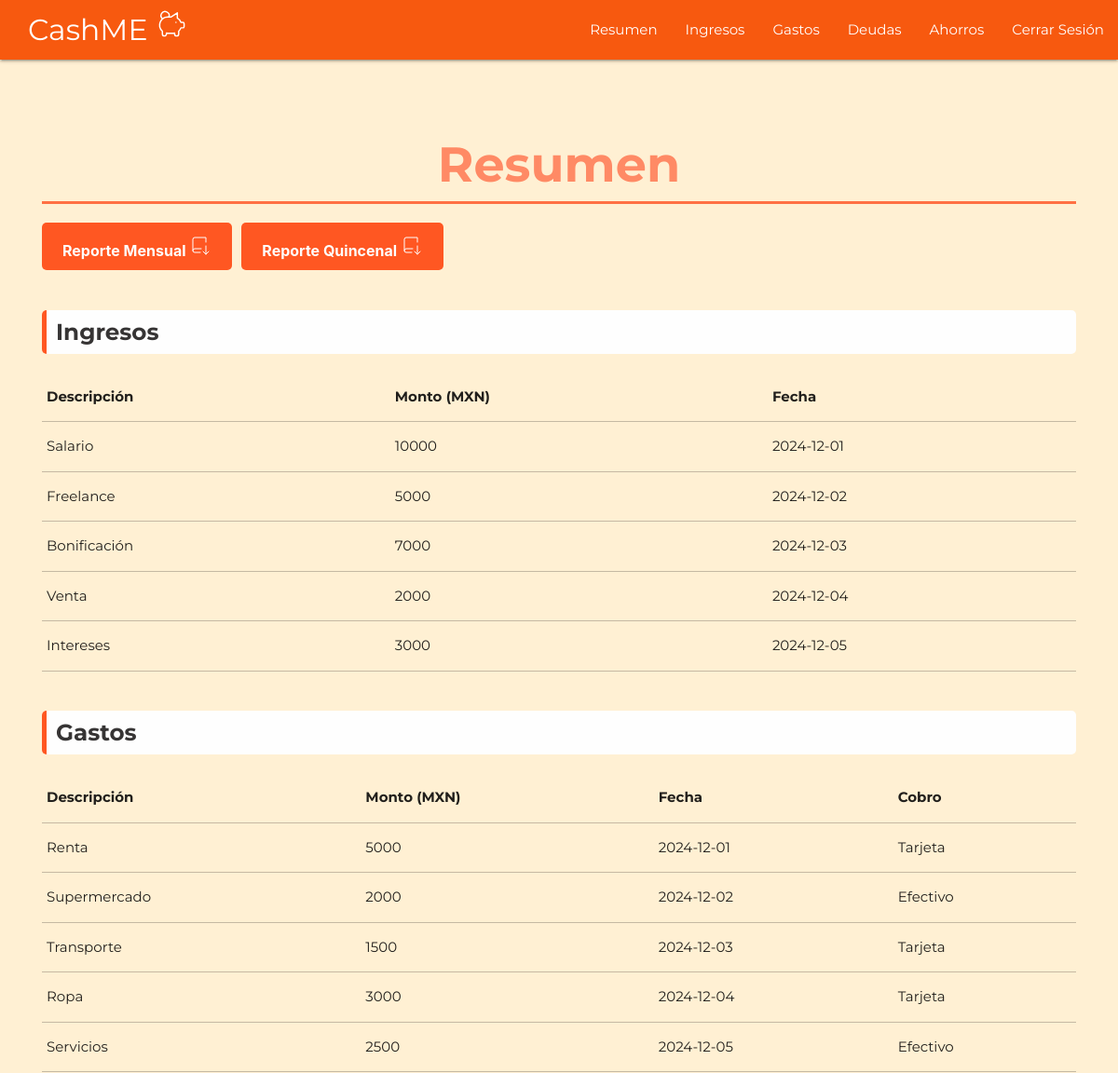
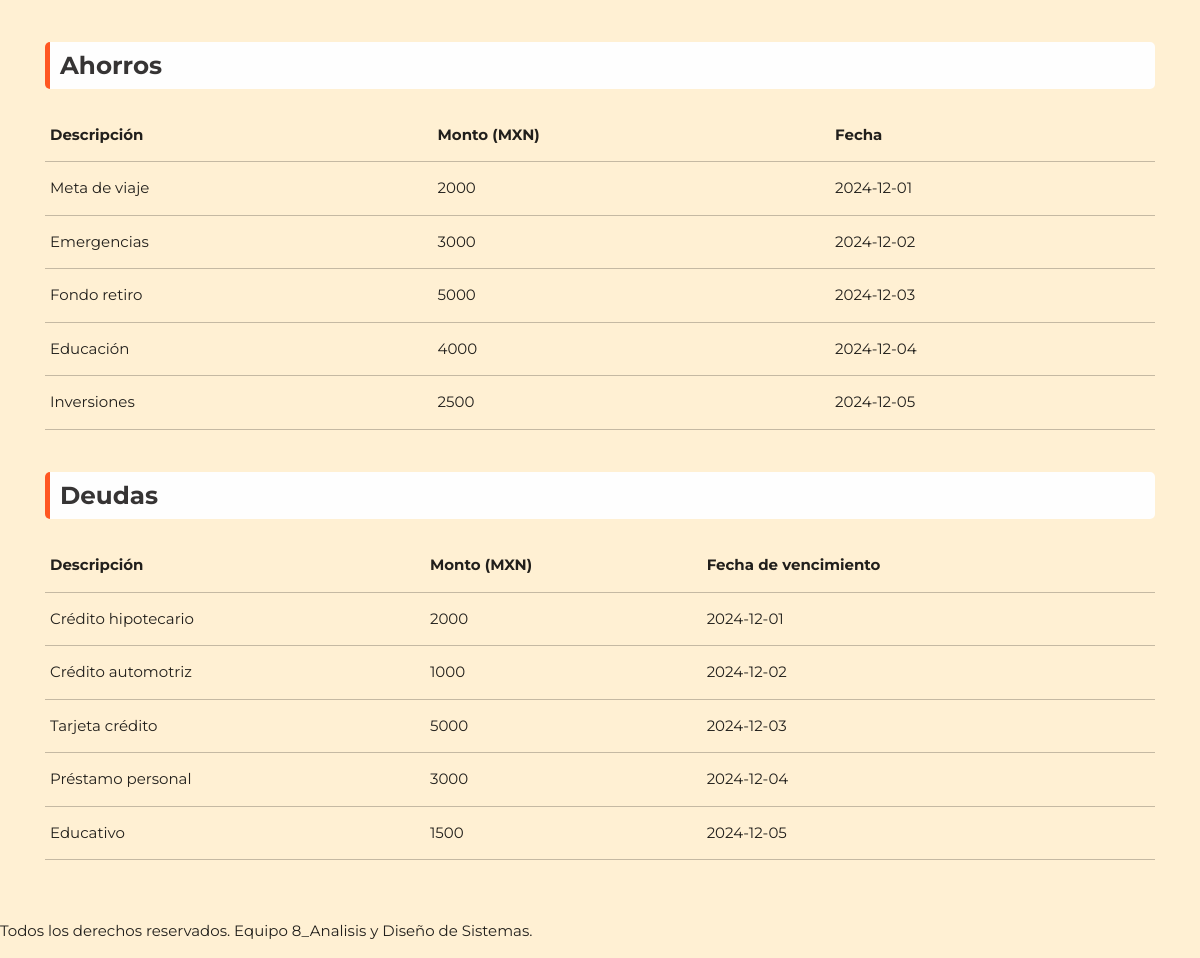
/resumen.php, run on an earlier commit of the app's database (2 pictures, top to bottom).
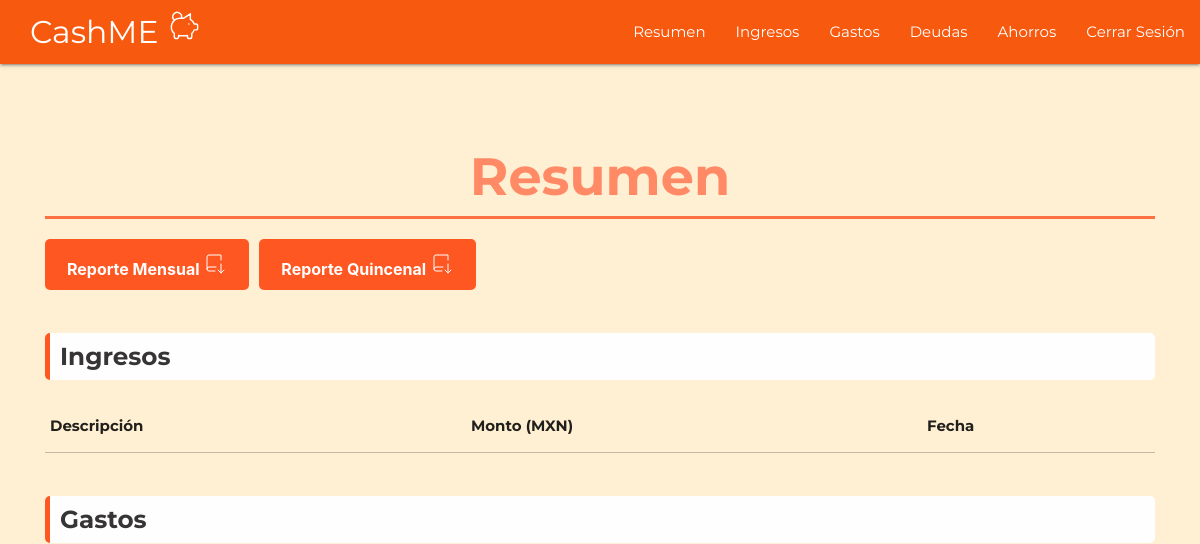
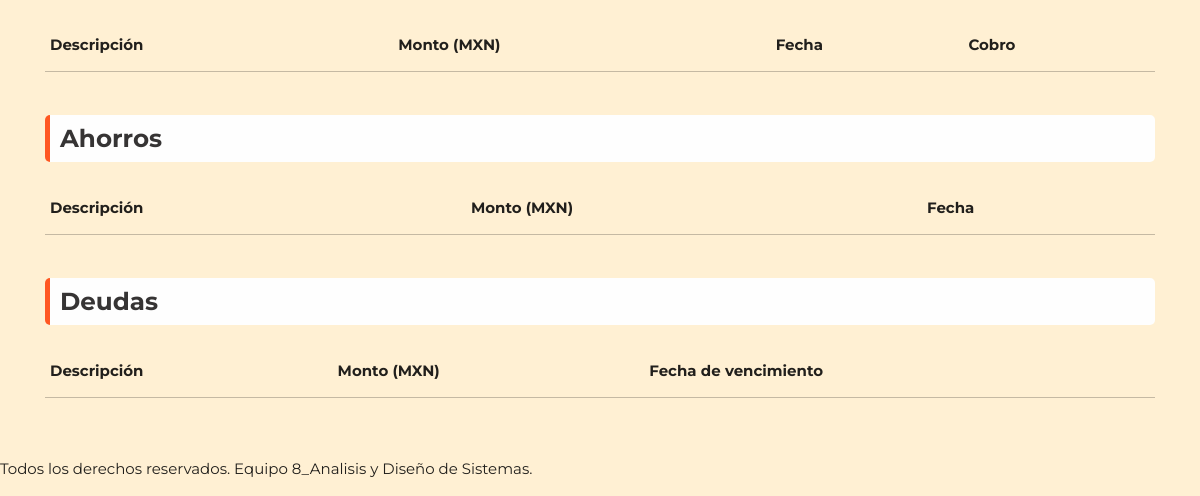
And on a later commit of the database (2 pictures, top to bottom).
### tables this page shows
CREATE TABLE IF NOT EXISTS `Ingreso` (
  `idIngreso` INT NOT NULL,
  `IngresoDesc` VARCHAR(45) NULL,
  `IngresoMonto` FLOAT NULL,
  `IngresoFecha` DATE NULL,
  `usuario_idUsuario` INT NOT NULL,
  PRIMARY KEY (`idIngreso`),
  INDEX `fk_Ingreso_usuario1_idx` (`usuario_idUsuario` ASC) VISIBLE,
  CONSTRAINT `fk_Ingreso_usuario1`
    FOREIGN KEY (`usuario_idUsuario`)
    REFERENCES `usuario` (`idUsuario`)
    ON DELETE NO ACTION
    ON UPDATE NO ACTION);

CREATE TABLE IF NOT EXISTS `Gasto` (
  `idGasto` INT NOT NULL,
  `GastoDesc` VARCHAR(45) NULL,
  `GastoMonto` FLOAT NULL,
  `GastoFecha` DATE NULL,
  `GastoCobro` VARCHAR(20) NULL,
  `usuario_idUsuario` INT NOT NULL,
  PRIMARY KEY (`idGasto`),
  INDEX `fk_Gasto_usuario1_idx` (`usuario_idUsuario` ASC) VISIBLE,
  CONSTRAINT `fk_Gasto_usuario1`
    FOREIGN KEY (`usuario_idUsuario`)
    REFERENCES `usuario` (`idUsuario`)
    ON DELETE NO ACTION
    ON UPDATE NO ACTION);

CREATE TABLE IF NOT EXISTS `Ahorro` (
  `idAhorro` INT NOT NULL,
  `AhorroDesc` VARCHAR(45) NULL,
  `AhorroMonto` FLOAT NULL,
  `AhorroFecha` DATE NULL,
  `usuario_idUsuario` INT NOT NULL,
  PRIMARY KEY (`idAhorro`),
  INDEX `fk_Ahorro_usuario1_idx` (`usuario_idUsuario` ASC) VISIBLE,
  CONSTRAINT `fk_Ahorro_usuario1`
    FOREIGN KEY (`usuario_idUsuario`)
    REFERENCES `usuario` (`idUsuario`)
    ON DELETE NO ACTION
    ON UPDATE NO ACTION);

CREATE TABLE IF NOT EXISTS `Deuda` (
  `idDeuda` INT NOT NULL,
  `DeudaDesc` VARCHAR(45) NULL,
  `DeudaMonto` FLOAT NULL,
  `DeudaFecha` DATE NULL,
  `usuario_idUsuario` INT NOT NULL,
  PRIMARY KEY (`idDeuda`),
  INDEX `fk_Deuda_usuario1_idx` (`usuario_idUsuario` ASC) VISIBLE,
  CONSTRAINT `fk_Deuda_usuario1`
    FOREIGN KEY (`usuario_idUsuario`)
    REFERENCES `usuario` (`idUsuario`)
    ON DELETE NO ACTION
    ON UPDATE NO ACTION);

### resumen.php (the view, shortened to what this page needs)
<?php
   $conexion = mysqli_connect("localhost","root","123456","dbcashme");
?>
<!DOCTYPE html>
<html lang="en">
<head>
    <link rel="stylesheet" href="https://cdnjs.cloudflare.com/ajax/libs/materialize/1.0.0/css/materialize.min.css">
    <link href="css/styles_01.css" rel="stylesheet">
</head>
<body>
    <nav>
        <div class="nav-wrapper">
            <a href="index.html" class="brand-logo">CashME </a>
            <ul id="nav-mobile" class="right hide-on-med-and-down">
            <li><a class="sombras" href="index.php">Resumen</a></li>
            <li><a class="sombras" href="ingresos.php">Ingresos</a></li>
            <li><a class="sombras" href="badges.html">Gastos</a></li>
            <li><a class="sombras" href="collapsible.html">Deudas</a></li>
            <li><a class="sombras" href="badges.html">Ahorros</a></li>
            <li><a id="cierre" href="collapsible.html">   Cerrar Sesión</a></li>
            </ul>
        </div>
    </nav>
    <section id="tabla-resumen">
        <div>
        <br>
            <div class="texto">
                <h5 class="center-align">Resumen</h5>
            </div>
            <div class="botones-reporte">
            <button class="boton-reporte">Reporte Mensual  </button>
            <button class="boton-reporte">Reporte Quincenal  </button>
            </div>
        <br>
        <div>
            <h5 class="left-align headings">Ingresos</h5>
        </div>
            <table class="highlight responsive-table">
                <tr>
                    <td><b>Descripción</b></td>
                    <td><b>Monto (MXN)</b></td>
                    <td><b>Fecha</b></td>
                <tr>
        <?php
            $consulta = "SELECT * FROM ingreso";
            $resultado = mysqli_query($conexion,$consulta);
            while($mostrar=mysqli_fetch_array($resultado)){
        ?>
                <tr>
                    <td><?php echo $mostrar['IngresoDesc']?></td>
                    <td><?php echo $mostrar['IngresoMonto']?></td>
                    <td><?php echo $mostrar['IngresoFecha']?></td>
                <tr>
        <?php
            }
        ?>
            </table>
        <br>
        <div>
            <h5 class="left-align headings">Gastos</h5>
        </div>
            <table class="highlight responsive-table">
                <tr>
                    <td><b>Descripción</b></td>
                    <td><b>Monto (MXN)</b></td>
                    <td><b>Fecha</b></td>
                    <td><b>Cobro</b></td>
                <tr>
        <?php
            $consulta = "SELECT * FROM gasto";
            $resultado = mysqli_query($conexion,$consulta);
            while($mostrar=mysqli_fetch_array($resultado)){
        ?>
                <tr>
                    <td><?php echo $mostrar['GastoDesc']?></td>
                    <td><?php echo $mostrar['GastoMonto']?></td>
                    <td><?php echo $mostrar['GastoFecha']?></td>
                    <td><?php echo $mostrar['GastoCobro']?></td>
                <tr>
        <?php
            }
        ?>
            </table>
        <br>
        <div>
            <h5 class="left-align headings">Ahorros</h5>
        </div>
            <table class="highlight responsive-table">
                <tr>
                    <td><b>Descripción</b></td>
                    <td><b>Monto (MXN)</b></td>
                    <td><b>Fecha</b></td>
                <tr>
        <?php
            $consulta = "SELECT * FROM ahorro";
            $resultado = mysqli_query($conexion,$consulta);
            while($mostrar=mysqli_fetch_array($resultado)){
        ?>
                <tr>
                    <td><?php echo $mostrar['AhorroDesc']?></td>
                    <td><?php echo $mostrar['AhorroMonto']?></td>
                    <td><?php echo $mostrar['AhorroFecha']?></td>
                <tr>
        <?php
            }
        ?>
            </table>
            <br>
        <div>
            <h5 class="left-align headings">Deudas</h5>
        </div>
            <table class="highlight responsive-table">
                <tr>
                    <td><b>Descripción</b></td>
                    <td><b>Monto (MXN)</b></td>
                    <td><b>Fecha de vencimiento</b></td>
                <tr>
        <?php
            $consulta = "SELECT * FROM deuda";
            $resultado = mysqli_query($conexion,$consulta);
            while($mostrar=mysqli_fetch_array($resultado)){
        ?>
                <tr>
                    <td><?php echo $mostrar['DeudaDesc']?></td>
                    <td><?php echo $mostrar['DeudaMonto']?></td>
                    <td><?php echo $mostrar['DeudaFecha']?></td>
                <tr>
        <?php
            }
        ?>
            </table>
        </div>
    </section>
    <footer>
        <p>Todos los derechos reservados. Equipo 8_Analisis y Diseño de Sistemas.</p>
    </footer>
</body>
</html>

What changed in the data, as far as the page shows it:
removed ingreso: IngresoDesc "Salario", IngresoMonto "10000", IngresoFecha "2024-12-01"
removed ingreso: IngresoDesc "Freelance", IngresoMonto "5000", IngresoFecha "2024-12-02"
removed ingreso: IngresoDesc "Bonificación", IngresoMonto "7000", IngresoFecha "2024-12-03"
removed ingreso: IngresoDesc "Venta", IngresoMonto "2000", IngresoFecha "2024-12-04"
removed ingreso: IngresoDesc "Intereses", IngresoMonto "3000", IngresoFecha "2024-12-05"
removed gasto: GastoDesc "Renta", GastoMonto "5000", GastoFecha "2024-12-01", GastoCobro "Tarjeta"
removed gasto: GastoDesc "Supermercado", GastoMonto "2000", GastoFecha "2024-12-02", GastoCobro "Efectivo"
removed gasto: GastoDesc "Transporte", GastoMonto "1500", GastoFecha "2024-12-03", GastoCobro "Tarjeta"
removed gasto: GastoDesc "Ropa", GastoMonto "3000", GastoFecha "2024-12-04", GastoCobro "Tarjeta"
removed gasto: GastoDesc "Servicios", GastoMonto "2500", GastoFecha "2024-12-05", GastoCobro "Efectivo"
removed ahorro: AhorroDesc "Meta de viaje", AhorroMonto "2000", AhorroFecha "2024-12-01"
removed ahorro: AhorroDesc "Emergencias", AhorroMonto "3000", AhorroFecha "2024-12-02"
removed ahorro: AhorroDesc "Fondo retiro", AhorroMonto "5000", AhorroFecha "2024-12-03"
removed ahorro: AhorroDesc "Educación", AhorroMonto "4000", AhorroFecha "2024-12-04"
removed ahorro: AhorroDesc "Inversiones", AhorroMonto "2500", AhorroFecha "2024-12-05"
removed deuda: DeudaDesc "Crédito hipotecario", DeudaMonto "2000", DeudaFecha "2024-12-01"
removed deuda: DeudaDesc "Crédito automotriz", DeudaMonto "1000", DeudaFecha "2024-12-02"
removed deuda: DeudaDesc "Tarjeta crédito", DeudaMonto "5000", DeudaFecha "2024-12-03"
removed deuda: DeudaDesc "Préstamo personal", DeudaMonto "3000", DeudaFecha "2024-12-04"
removed deuda: DeudaDesc "Educativo", DeudaMonto "1500", DeudaFecha "2024-12-05"
